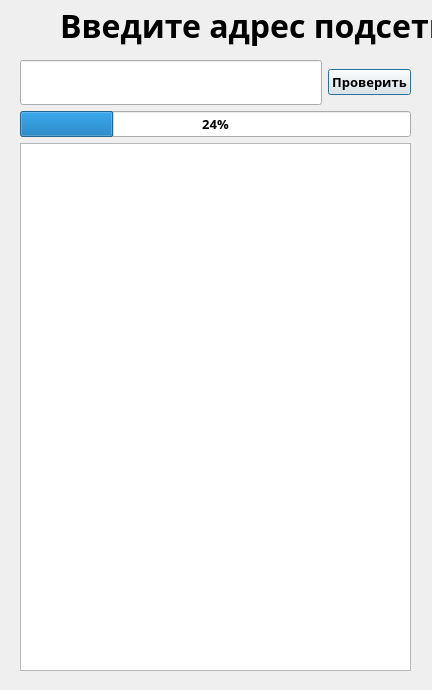
<?xml version="1.0" encoding="UTF-8"?>
<ui version="4.0">
 <class>App</class>
 <widget class="QDialog" name="App">
  <property name="geometry">
   <rect>
    <x>0</x>
    <y>0</y>
    <width>432</width>
    <height>690</height>
   </rect>
  </property>
  <property name="font">
   <font>
    <family>Bahnschrift Condensed</family>
    <pointsize>10</pointsize>
    <weight>75</weight>
    <bold>true</bold>
   </font>
  </property>
  <property name="windowTitle">
   <string>Приложение</string>
  </property>
  <widget class="QLabel" name="label">
   <property name="geometry">
    <rect>
     <x>60</x>
     <y>-20</y>
     <width>491</width>
     <height>91</height>
    </rect>
   </property>
   <property name="font">
    <font>
     <family>Bahnschrift Condensed</family>
     <pointsize>24</pointsize>
     <weight>75</weight>
     <bold>true</bold>
    </font>
   </property>
   <property name="text">
    <string>Введите адрес подсети</string>
   </property>
  </widget>
  <widget class="QWidget" name="">
   <property name="geometry">
    <rect>
     <x>20</x>
     <y>60</y>
     <width>391</width>
     <height>611</height>
    </rect>
   </property>
   <layout class="QVBoxLayout" name="verticalLayout">
    <item>
     <layout class="QHBoxLayout" name="horizontalLayout">
      <item>
       <widget class="QLineEdit" name="lineEdit">
        <property name="font">
         <font>
          <pointsize>20</pointsize>
         </font>
        </property>
       </widget>
      </item>
      <item>
       <widget class="QPushButton" name="refreshButton">
        <property name="text">
         <string>Проверить</string>
        </property>
       </widget>
      </item>
     </layout>
    </item>
    <item>
     <widget class="QProgressBar" name="progressBar">
      <property name="value">
       <number>24</number>
      </property>
     </widget>
    </item>
    <item>
     <widget class="QListWidget" name="listWidget">
      <property name="font">
       <font>
        <family>Bahnschrift Condensed</family>
        <pointsize>20</pointsize>
        <weight>75</weight>
        <bold>true</bold>
       </font>
      </property>
      <property name="cursor" stdset="0">
       <cursorShape>ArrowCursor</cursorShape>
      </property>
      <property name="selectionMode">
       <enum>QAbstractItemView::ExtendedSelection</enum>
      </property>
     </widget>
    </item>
   </layout>
  </widget>
 </widget>
 <resources/>
 <connections/>
</ui>
